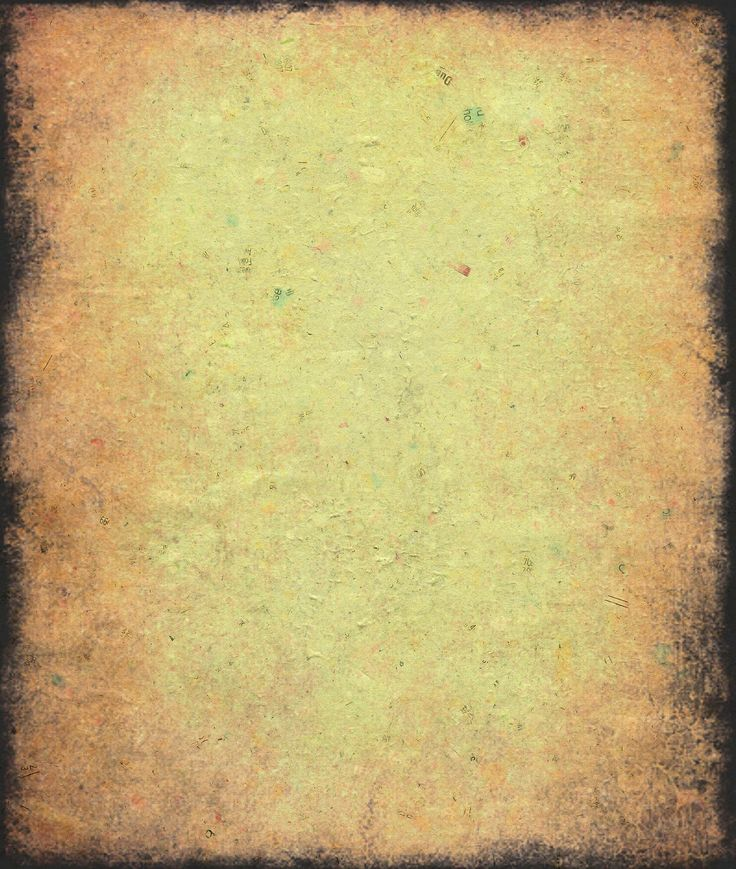
#> input picture paper_texture.jpg, 736 x 869 px
$ python event_card.py
#> lines starting #> are read from the running program, lines starting #| are printed output that depends on the picture
from PIL import Image, ImageDraw, ImageFont
import textwrap

def create_image_with_text(title_string, date_string, description_string, output_path="event_today.jpg", background_path="paper_texture.jpg"):
    # Load the background image
#> called with title_string = 'Sample Title', date_string = 'June 29, 2024', output_path = 'event_today.jpg', background_path = 'paper_texture.jpg'
    background = Image.open(background_path)
#> background is the input picture: PIL image 736x869 RGB; mean R, G, B 194.9, 173.7, 115.1
    draw = ImageDraw.Draw(background)

    # Define font sizes
    title_font_size = 80
    date_font_size = 50
    description_font_size = 40

    # Load a font
    custom_font_path = 'DalelandsUncialCondensed-rWYK.ttf'
    title_font = ImageFont.truetype(custom_font_path, title_font_size)
    date_font = ImageFont.truetype(custom_font_path, date_font_size)
    description_font = ImageFont.truetype(custom_font_path, description_font_size)

    # Define text positions
    # Center the title
    title_width = draw.textlength(title_string, font=title_font)
#> title_width = 496.9
    title_position = ((background.width - title_width) // 2, 50)
#> title_position = (119, 50)

    date_position = (50, 175)
    description_position = (50, 250)

    # Define text colors
    title_color = (50, 25, 25)  # Very dark brown
    date_color = (50, 25, 25)
    description_color = (50, 25, 25)

    # Add title text
    draw.text(title_position, title_string, font=title_font, fill=title_color)

    # Add date text
    draw.text(date_position, date_string, font=date_font, fill=date_color)

    # Add description text, wrapped to fit within the image width
    max_width = background.width - 100  # Allow some margin
#> max_width = 636
    description_lines = textwrap.fill(description_string, width=40)
    draw.text(description_position, description_lines, font=description_font, fill=description_color)

    # Save the output image
    background.save(output_path)
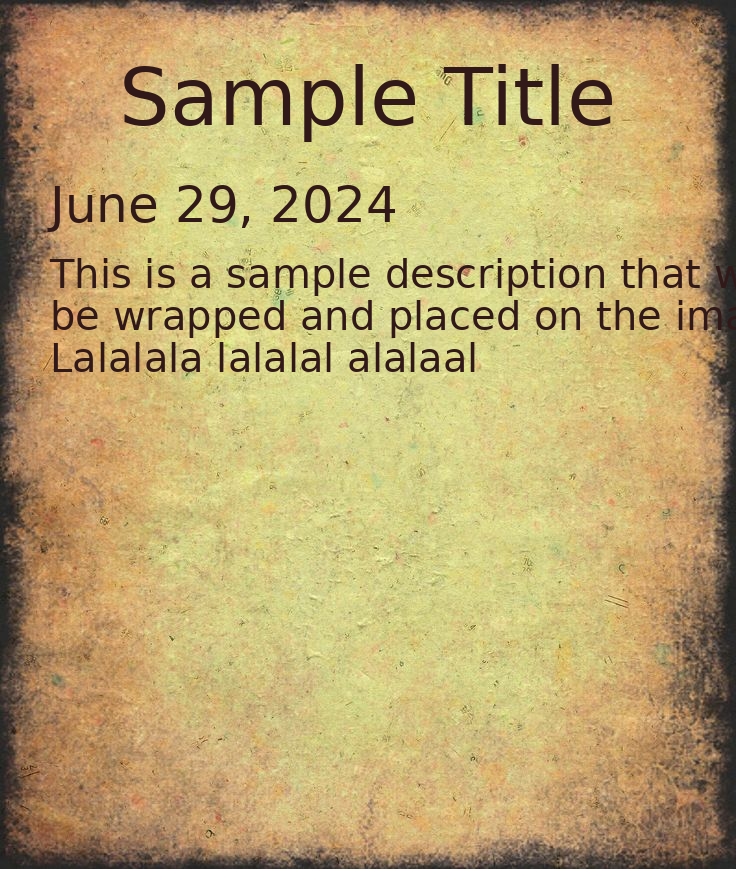
#> saved as event_today.jpg: PIL image 736x869 RGB; mean R, G, B 188.3, 166.6, 110.8

# Example usage
background_path = "paper_texture.jpg"
title_string = "Sample Title"
date_string = "June 29, 2024"
description_string = "This is a sample description that will be wrapped and placed on the image. Lalalala lalalal alalaal"
output_path = "output_image.jpg"

create_image_with_text(title_string, date_string, description_string)
